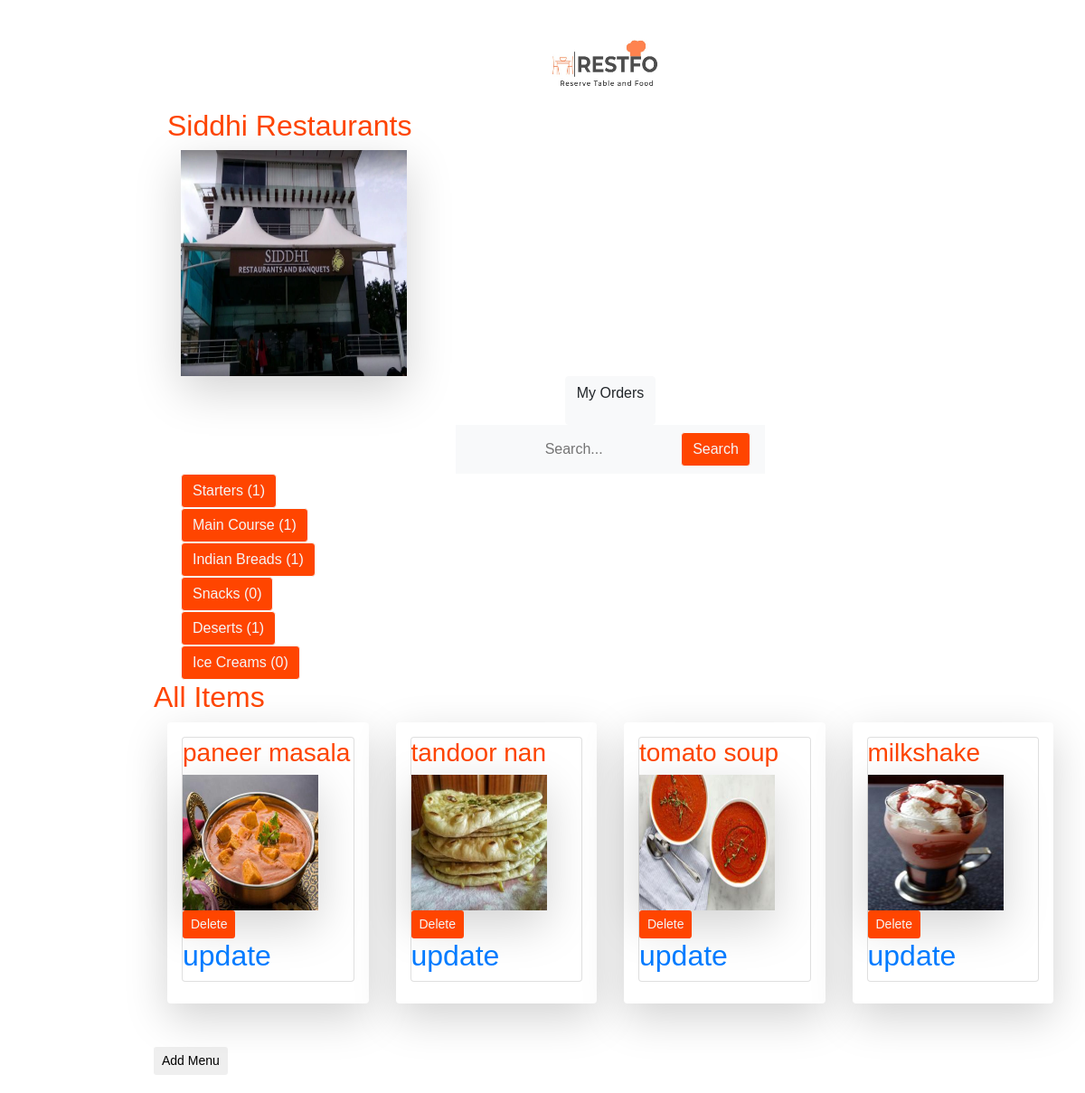
The page /menu (signed in) on the database its author committed.
### restaurant/models.py (models this page shows)
class Restaurant(models.Model):
    user = models.OneToOneField(User, on_delete = models.CASCADE, primary_key = True)
    Restaurant_Name=models.CharField(max_length=100)
    gmail = models.CharField(max_length=50,null=True)
    lat = models.FloatField(default=lat)
    lon = models.FloatField(default=lng)
    Address=models.CharField(max_length=500)
    Restaurant_Type=models.CharField(max_length=50)
    Food_Type=models.CharField(max_length=50)
    Restaurant_Image = models.ImageField(default='rest_logo/default.jpg', upload_to='rest_logo')
    Country=models.CharField(max_length=50,default=country)
    State=models.CharField(max_length=50,default=state)
    district=models.CharField(max_length=50,default=district)
    sub_zone=models.CharField(max_length=50,default=sub_zone)
    contact = PhoneNumberField(blank=True)
    Payment_No = PhoneNumberField(blank=True)

### menu/models.py (models this page shows, shortened)
class Menu(models.Model):
    food_type = [('Starters','Starters'),('Main Course','Main Course'),
    ('Indian Breads','Indian Breads'),('Snacks','Snacks'),('Deserts','Deserts'),('Ice Creams','Ice Creams')]
    status=[('unav','Unavailable'),('av','Available')]
    id 		 = models.AutoField(primary_key=True)
    fname 		= models.CharField(max_length=30,blank=False,default='val None')
    r_id     = models.ForeignKey(Restaurant,on_delete=models.CASCADE)
    price    = models.IntegerField(blank=False)
    category 	= models.CharField(max_length=50,blank=False,choices=food_type,default='val None')
    veg         = models.BooleanField(default=True)
    availability = models.CharField(max_length=15,default='Unavailable',choices=status)
    quantity = models.IntegerField(blank=False,default=0)
    Image = models.ImageField(default='/menuimg/default.jpg', upload_to='media')
    rating =  models.IntegerField(blank=False,default=0)
    no_of_rated = models.IntegerField(blank=False,default=0)

### menu/views.py (the view, shortened to what this page needs)
# urls.py: path('menu',views.menuview,name='menu_view'),
@login_required
def menuview(request):
    restid =request.user
    menu = Menu.objects.filter(r_id__user__username = request.user)
    Starters,Main_Course,Indian_Breads,Snacks,Deserts,Ice_Creams = menu_items(request.user)
    rest_user=RestUser.objects.get(user__username=request.user)
    if request.method == 'POST':
        form = MenuForm(request.POST,request.FILES)
        if form.is_valid():
            if request.POST.get('submit')=='Update':
               print("update")
            else:
                instance=Menu()
                rest_user = User.objects.get(username=request.user)
                instance.fname = form.cleaned_data.get('fname')
                instance.price = form.cleaned_data.get('price')
                instance.category = form.cleaned_data.get('category')
                instance.availability  = form.cleaned_data.get('availability')
                instance.quantity = form.cleaned_data.get('quantity')
                instance.r_id = RestUser.objects.get(user=rest_user)
                instance.Image = form.cleaned_data.get('Image')
                instance.save()
                return redirect('menu_view')
        if request.POST.get('submit')=='Delete':
            id=request.POST.get('menuid')
            try:
                instance = Menu.objects.get(id=id)
                instance.delete()
            except Menu.DoesNotExist:
                instance=None
    else:
        form = MenuForm()
    if request.GET.get('submit')=='Search':
            q=request.GET.get('query')
            q=Menu.objects.filter(r_id__user__username = restid,fname = q)
            context={'form':form,'menu':q,'rest_user':rest_user,'Starters':Starters,
            'Main_Course':Main_Course,
            'Indian_Breads':Indian_Breads,'Snacks':Snacks,
            'Deserts':Deserts,'Ice_Creams':Ice_Creams,'Selected':'All Items'}
            return render(request,'menu/menu.html',context=context)
    else:
        form = MenuForm()
    context={'form':form,'menu':menu,'rest_user':rest_user,'Starters':Starters,
    'Main_Course':Main_Course,
    'Indian_Breads':Indian_Breads,'Snacks':Snacks,
    'Deserts':Deserts,'Ice_Creams':Ice_Creams,'Selected':'All Items'}
    return render(request,'menu/menu.html',context=context)

### menu/forms.py
class MenuForm(ModelForm):
    class Meta:
        model = Menu
        fields = ['fname','price','category','veg','availability','quantity','Image']

### menu/views.py (called while the page is built)
def menu_items(restid):
    Starters =  Menu.objects.filter(r_id__user__username = restid,  category="Starters")
    Main_Course  =  Menu.objects.filter(r_id__user__username = restid, category='Main Course')
    Indian_Breads = Menu.objects.filter(r_id__user__username = restid, category='Indian Breads')
    Snacks  =  Menu.objects.filter(r_id__user__username = restid, category='Snacks')
    Deserts =  Menu.objects.filter(r_id__user__username = restid, category='Deserts')
    Ice_Creams = Menu.objects.filter(r_id__user__username = restid, category='Ice Creams')
    return Starters,Main_Course,Indian_Breads,Snacks,Deserts,Ice_Creams

### menu/templates/menu/menu.html (shortened to what this page needs)
<!doctype html>
<html lang="en">
  <head>
    <link rel="stylesheet" href="https://stackpath.bootstrapcdn.com/bootstrap/4.1.3/css/bootstrap.min.css">
    <link rel="stylesheet" href="https://stackpath.bootstrapcdn.com/bootstrap/4.1.3/css/bootstrap.min.css">
    <link rel="stylesheet" href="https://use.fontawesome.com/releases/v5.5.0/css/all.css">
  </head>
  <body>
    {% load static %}
    <div class="container-fluid">
      <div class="d-flex justify-content-center">
        <img src="{% static 'restafo_logo.jpeg' %}" alt="My image" height="100px" width="150px"/>
      </div>
      <h2>{{rest_user.Restaurant_Name}} </h2>
      <div class="col-md-4">
        <img class="rounded-square shadow-lg" height="250" width="250" src="{{rest_user.Restaurant_Image.url }}" >
      </div>
      <div class="d-flex justify-content-center">
        <div class="row">
          <div class="col-sm">
            <a href="{% url 'MenuOrder' %}" class="btn btn-light"><p class="text-red">My Orders</p></a>
          </div>
        </div>
      </div>
      <div class="container-fluid">
      <div class="d-flex justify-content-center">
      <nav class="navbar navbar-light bg-light">
        <form class="form-inline" method="GET"> {% csrf_token %}
          <input class="btn btn-light" type="search" name ="query" placeholder="Search..." aria-label="Search">
          <input type="submit" value="Search" name = "submit" class="btn btn-light">
        </form>
      </nav>
    </div>
  </div>
<div class="container-fluid">
      <div class="container-fluid">
        <div class="row">
            <form action="" method="GET"> {% csrf_token %}
              <input type="submit" value="Starters ({{Starters|length}})" name = "submit" class="btn btn-light">
            </form>
       </div>
   </div>
<div class="container-fluid">
        <div class="row">
            <form action="" method="GET"> {% csrf_token %}
              <input type="submit" value="Main Course ({{Main_Course|length}})" name = "submit" class="btn btn-light">
            </form>
       </div>
   </div>
<div class="container-fluid">
        <div class="row">
            <form action="" method="GET"> {% csrf_token %}
              <input type="submit" value="Indian Breads ({{Indian_Breads|length}})" name = "submit" class="btn btn-light">
            </form>
       </div>
</div>
<div class="container-fluid">
        <div class="row">
            <form action="" method="GET"> {% csrf_token %}
              <input type="submit" value="Snacks ({{Snacks|length}})" name = "submit" class="btn btn-light">
            </form>
       </div>
</div>
<div class="container-fluid">
        <div class="row">
            <form action="" method="GET"> {% csrf_token %}
              <input type="submit" value="Deserts ({{Deserts|length}})" name = "submit" class="btn btn-light">
            </form>
       </div>
</div>
<div class="container-fluid">
        <div class="row">
            <form action="" method="GET"> {% csrf_token %}
              <input type="submit" value="Ice Creams ({{Ice_Creams|length}})" name = "submit" class="btn btn-light">
            </form>
       </div>
</div>
  </div>
          </div>
      {% if Selected == "All Items" %}
      <h2>All Items</h2>
      {% endif %}
        <div class="container-fluid">
          <div class="row">
      {% for val in menu %}
      <div class="col-sm">
            <div class="shadow-lg p-3 mb-5 bg-white rounded">
               <div class="card mb-2" style="max-width: 540px;">
               <form action="" method="POST">{% csrf_token %}
                <h3>{{val.fname}}</h3>
                <img class="rounded-square shadow-lg" height="150" width="150" src="{{ val.Image.url }}">
                  <div>
                      <input type="submit" value="Delete" onclick="alert('Are you sure to Delete!')" name="submit" class="btn-sm btn">
                      <a href="{% url 'menu_update' menuid=val.id %}"><h2>update</h2></a>
                  </div>
                </form>
              </div>
            </div>
            </div>
        {% endfor %}
          </div>
    </div>
      <button type="button" class="btn-sm btn" data-toggle="modal" data-target="#exampleModalCenter">
        Add Menu
    </button>
         {% load crispy_forms_tags %}
</body>
</html>

### menu/templates/menu/menu.html (style rules this page uses)
body { font: 20px Arial; color: orangered; margin: 20px; padding-left: 150px; }
input[type=submit] { background-color: orangered; color: whitesmoke; cursor: pointer; }

### rows shown on the page
Restaurant: Restaurant_Name "Siddhi Restaurants", Restaurant_Image (picture)
Menu: fname "paneer masala", Image (picture)
Menu: fname "tandoor nan", Image (picture)
Menu: fname "tomato soup", Image (picture)
Menu: fname "milkshake", Image (picture)
